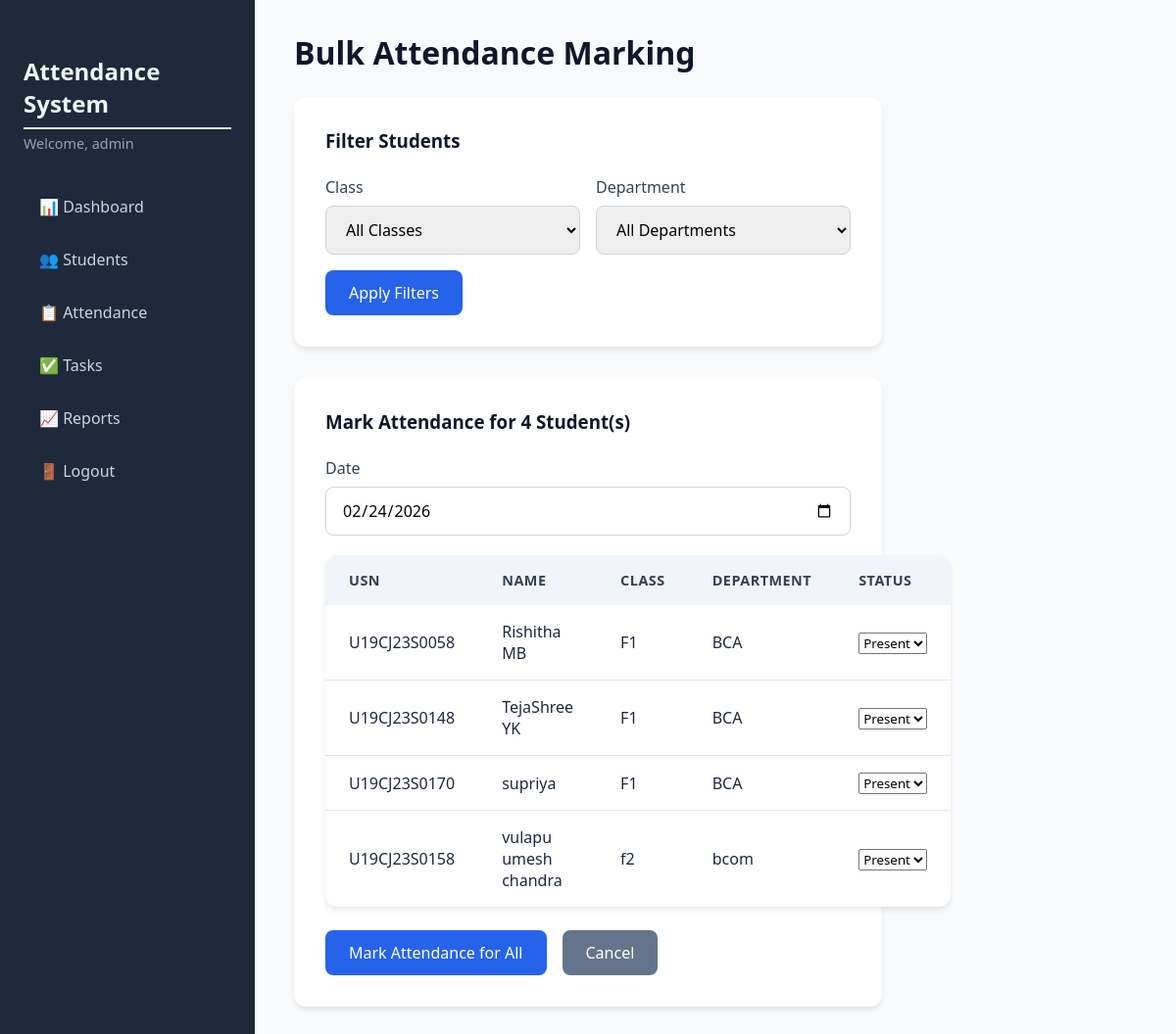
Page /attendance/bulk (signed in) on the committed database.
### tables this page shows
CREATE TABLE students (
                id INTEGER PRIMARY KEY AUTOINCREMENT,
                usn TEXT UNIQUE NOT NULL,
                name TEXT NOT NULL,
                email TEXT UNIQUE NOT NULL,
                phone TEXT,
                class TEXT NOT NULL,
                department TEXT NOT NULL
            );

### app.py (the view, shortened to what this page needs)
@app.route('/attendance/bulk', methods=['GET', 'POST'])
@login_required
def bulk_attendance():
    db = get_db()
    classes, departments = get_class_department_options()
    class_filter = request.args.get('class_filter', 'All')
    dept_filter = request.args.get('dept_filter', 'All')
    query = "SELECT id, usn, name, class, department FROM students"
    params = []
    conditions = []
    if class_filter and class_filter != 'All':
        conditions.append("class = ?")
        params.append(class_filter)
    if dept_filter and dept_filter != 'All':
        conditions.append("department = ?")
        params.append(dept_filter)
    if conditions:
        query += " WHERE " + " AND ".join(conditions)
    query += " ORDER BY class, department, name"
    students = db.execute(query, params).fetchall()
    return render_template('bulk_attendance.html',
                           students=students,
                           classes=classes,
                           departments=departments,
                           selected_class=class_filter,
                           selected_dept=dept_filter,
                           today=datetime.today().strftime('%Y-%m-%d'))

### app.py (called while the page is built)
def get_db():
    db = getattr(g, '_database', None)
    if db is None:
        db = g._database = sqlite3.connect(DATABASE)
        db.row_factory = sqlite3.Row
    return db

@app.teardown_appcontext
def close_connection(exception):
    db = getattr(g, '_database', None)
    if db is not None:
        db.close()

def login_required(f):
    @wraps(f)
    def decorated_function(*args, **kwargs):
        if 'admin_id' not in session:
            flash('Please log in to access this page.', 'warning')
            return redirect(url_for('login'))
        return f(*args, **kwargs)
    return decorated_function

def get_class_department_options():
    db = get_db()
    classes = db.execute("SELECT DISTINCT class FROM students ORDER BY class").fetchall()
    departments = db.execute("SELECT DISTINCT department FROM students ORDER BY department").fetchall()
    return [c['class'] for c in classes], [d['department'] for d in departments]

### templates/bulk_attendance.html (shortened to what this page needs)
{% extends "base.html" %}
{% block content %}
<h1>Bulk Attendance Marking</h1>
<div class="form-card">
    <h3>Filter Students</h3>
    <form method="GET" action="{{ url_for('bulk_attendance') }}">
        <div class="form-row">
            <div class="form-group half">
                <label for="class_filter">Class</label>
                <select id="class_filter" name="class_filter">
                    <option value="All">All Classes</option>
                </select>
            </div>
            <div class="form-group half">
                <label for="dept_filter">Department</label>
                <select id="dept_filter" name="dept_filter">
                    <option value="All">All Departments</option>
                </select>
            </div>
        </div>
        <button type="submit" class="btn btn-primary">Apply Filters</button>
    </form>
</div>
{% if students %}
<div class="form-card">
    <h3>Mark Attendance for {{ students|length }} Student(s)</h3>
    <form method="POST" action="{{ url_for('bulk_attendance') }}">
        <div class="form-group">
            <label for="date">Date</label>
            <input type="date" id="date" name="date" value="{{ today }}" required>
        </div>
        <div class="table-responsive">
            <table class="table">
                <thead>
                    <tr>
                        <th>USN</th>
                        <th>Name</th>
                        <th>Class</th>
                        <th>Department</th>
                        <th>Status</th>
                    </tr>
                </thead>
                <tbody>
                    {% for student in students %}
                    <tr>
                        <td>{{ student.usn }}</td>
                        <td>{{ student.name }}</td>
                        <td>{{ student.class }}</td>
                        <td>{{ student.department }}</td>
                        <td>
                            <select name="status_{{ student.id }}" class="status-select">
                                <option value="Present" selected>Present</option>
                            </select>
                        </td>
                    </tr>
                    {% endfor %}
                </tbody>
            </table>
        </div>
        <div class="form-actions">
            <button type="submit" class="btn btn-primary">Mark Attendance for All</button>
            <a href="{{ url_for('attendance') }}" class="btn btn-secondary">Cancel</a>
        </div>
    </form>
</div>
{% else %}
<p>No students match the selected filters.</p>
{% endif %}
{% endblock %}

### static/css/style.css (style rules this page uses)
* { margin: 0; padding: 0; box-sizing: border-box; font-family: 'Segoe UI', Tahoma, Geneva, Verdana, sans-serif; }
body { background: #f4f7fc; }
h1 { font-size: 2rem; margin-bottom: 1.5rem; color: #0f172a; font-weight: 600; }
.table { width: 100%; background: white; border-radius: 12px; overflow: hidden; box-shadow: 0 4px 6px -1px rgba(0,0,0,0.1); border-collapse: collapse; }
.table thead { background: #f1f5f9; }
.table th { text-align: left; padding: 1rem 1.5rem; font-weight: 600; color: #334155; font-size: 0.9rem; text-transform: uppercase; letter-spacing: 0.5px; }
.table td { padding: 1rem 1.5rem; border-bottom: 1px solid #e2e8f0; color: #1e293b; }
.table tbody tr:last-child td { border-bottom: none; }
.form-card { background: white; padding: 2rem; border-radius: 12px; box-shadow: 0 4px 6px -1px rgba(0,0,0,0.1); margin-bottom: 2rem; max-width: 600px; }
.form-card h3 { margin-bottom: 1.5rem; color: #0f172a; }
.form-group { margin-bottom: 1.25rem; }
.form-group label { display: block; margin-bottom: 0.5rem; font-weight: 500; color: #334155; }
.form-group input, .form-group select, .form-group textarea { width: 100%; padding: 0.75rem 1rem; border: 1px solid #cbd5e1; border-radius: 8px; font-size: 1rem; transition: border 0.2s, box-shadow 0.2s; }
.btn { display: inline-block; padding: 0.75rem 1.5rem; border: none; border-radius: 8px; font-size: 1rem; font-weight: 500; cursor: pointer; transition: background 0.2s, transform 0.1s; text-decoration: none; }
.btn-primary { background: #2563eb; color: white; }
.form-row { display: flex; gap: 1rem; margin-bottom: 1rem; }
.form-row .form-group { flex: 1; margin-bottom: 0; }
.btn-secondary { background: #64748b; color: white; }
.form-actions { display: flex; gap: 1rem; margin-top: 1.5rem; align-items: center; }

### rows in the picture
students: usn "U19CJ23S0058", name "Rishitha MB", class "F1", department "BCA", id "Present"
students: usn "U19CJ23S0148", name "TejaShree YK", class "F1", department "BCA", id "Present"
students: usn "U19CJ23S0170", name "supriya", class "F1", department "BCA", id "Present"
students: usn "U19CJ23S0158", name "vulapu umesh chandra", class "f2", department "bcom", id "Present"

### other values in the picture
{{ session.admin_username }} "admin"
{{ students|length }} "4"
